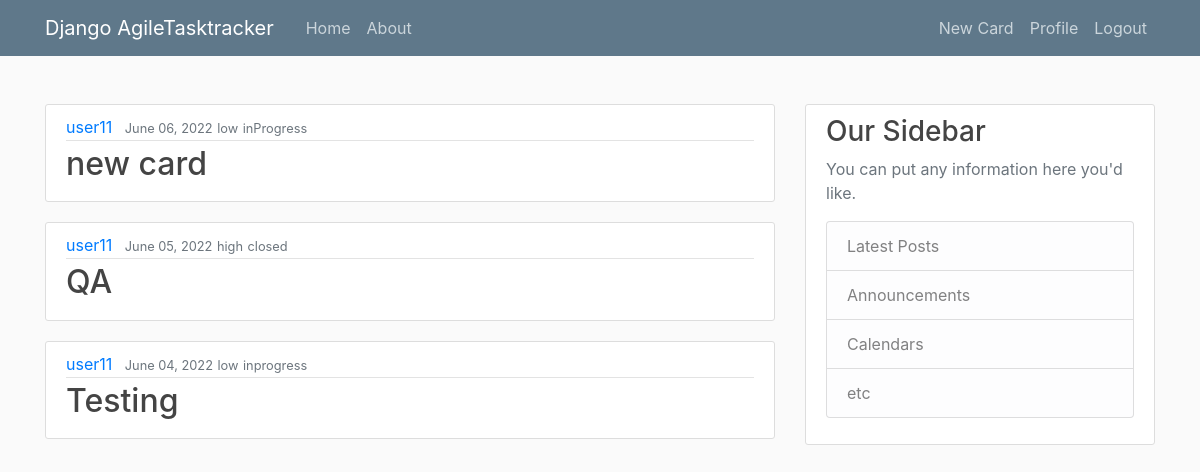
The page /task/user11 (signed in) on the database its author committed.
### AgiletaskTracker/models.py (models this page shows, shortened)
class Card(models.Model):
    title = models.CharField(max_length=100)
    status = models.CharField(max_length=100, choices=[('Todo','Todo'), ('inProgress','inProgress'), ('inreview','inreview'), ('closed','closed')])
    priority = models.CharField(max_length=100, choices=[('low','low'), ('medium','medium'), ('high','high')])
    card_type = models.CharField(max_length=100, choices=[('feature','feature'),('issue','issue')], default = 'feature')
    date_created = models.DateTimeField(default=timezone.now)
    assignee = models.ForeignKey(User, on_delete = models.CASCADE)

### AgiletaskTracker/views.py (the view)
# urls.py: path('task/<str:username>', views.UserTasks.as_view() ,name='user-task'),
class UserTasks(ListView):
    model = Card
    template_name = 'AgiletaskTracker/home.html'
    context_object_name = 'posts'
    def get_queryset(self):
        user = get_object_or_404(User, username=self.kwargs.get('username'))
        return Card.objects.filter(assignee=user).order_by('-date_created')

### AgiletaskTracker/templates/AgiletaskTracker/home.html (shortened to what this page needs)
{% extends "AgiletaskTracker/base.html" %}
{% block content %}
    {% for post in posts %}
        <article class="media content-section">
          <div class="media-body">
            <div class="article-metadata">
              <a class="mr-2" href="{% url 'user-task' post.assignee.username %}">{{ post.assignee.username }}</a>
              <small class="text-muted">{{ post.date_created|date:"F d, Y" }}</small>
			  <small class="text-muted">{{ post.priority }}</small>
			  <small class="text-muted">{{ post.status }}</small>
            </div>
            <h2><a class="article-title" href="{% url 'card-detail' post.id %}">{{ post.title }}</a></h2>
          </div>
        </article>
    {% endfor %}
{% endblock content %}

### AgiletaskTracker/static/blog/main.css (style rules this page uses)
h1, h2, h3, h4, h5, h6 { color: #444444; }
.content-section { background: #ffffff; padding: 10px 20px; border: 1px solid #dddddd; border-radius: 3px; margin-bottom: 20px; }
.article-title { color: #444444; }
.article-metadata { padding-bottom: 1px; margin-bottom: 4px; border-bottom: 1px solid #e3e3e3 }

### rows shown on the page
Card: assignee.username "user11", date_created "June 06, 2022", priority "low", status "inProgress", title "new card"
Card: assignee.username "user11", date_created "June 05, 2022", priority "high", status "closed", title "QA"
Card: assignee.username "user11", date_created "June 04, 2022", priority "low", status "inprogress", title "Testing"
